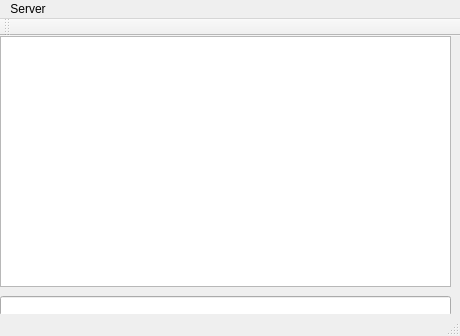
<?xml version="1.0" encoding="UTF-8"?>
<ui version="4.0">
 <class>MainWindow</class>
 <widget class="QMainWindow" name="MainWindow">
  <property name="geometry">
   <rect>
    <x>0</x>
    <y>0</y>
    <width>460</width>
    <height>336</height>
   </rect>
  </property>
  <property name="windowTitle">
   <string>MainWindow</string>
  </property>
  <widget class="QWidget" name="centralWidget">
   <widget class="QTextBrowser" name="textBrowser">
    <property name="geometry">
     <rect>
      <x>0</x>
      <y>0</y>
      <width>451</width>
      <height>251</height>
     </rect>
    </property>
   </widget>
   <widget class="QLineEdit" name="lineEdit">
    <property name="geometry">
     <rect>
      <x>0</x>
      <y>260</y>
      <width>451</width>
      <height>20</height>
     </rect>
    </property>
   </widget>
  </widget>
  <widget class="QToolBar" name="mainToolBar">
   <attribute name="toolBarArea">
    <enum>TopToolBarArea</enum>
   </attribute>
   <attribute name="toolBarBreak">
    <bool>false</bool>
   </attribute>
  </widget>
  <widget class="QStatusBar" name="statusBar"/>
  <widget class="QMenuBar" name="menuBar">
   <property name="geometry">
    <rect>
     <x>0</x>
     <y>0</y>
     <width>460</width>
     <height>21</height>
    </rect>
   </property>
   <widget class="QMenu" name="menuConnect">
    <property name="title">
     <string>Server</string>
    </property>
    <addaction name="actionConnect"/>
    <addaction name="actionDisconnect"/>
   </widget>
   <addaction name="menuConnect"/>
  </widget>
  <action name="actionConnect">
   <property name="text">
    <string>Connect</string>
   </property>
  </action>
  <action name="actionDisconnect">
   <property name="enabled">
    <bool>true</bool>
   </property>
   <property name="text">
    <string>Disconnect</string>
   </property>
  </action>
 </widget>
 <layoutdefault spacing="6" margin="11"/>
 <resources/>
 <connections/>
</ui>
